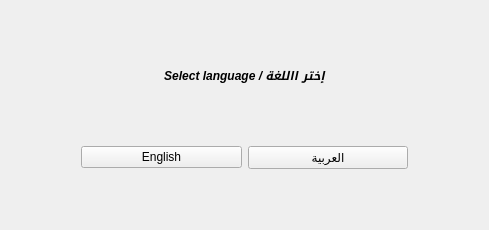
<?xml version="1.0" encoding="UTF-8"?>
<ui version="4.0">
 <class>Form</class>
 <widget class="QWidget" name="Form">
  <property name="geometry">
   <rect>
    <x>0</x>
    <y>0</y>
    <width>489</width>
    <height>230</height>
   </rect>
  </property>
  <property name="minimumSize">
   <size>
    <width>489</width>
    <height>230</height>
   </size>
  </property>
  <property name="maximumSize">
   <size>
    <width>489</width>
    <height>230</height>
   </size>
  </property>
  <property name="windowTitle">
   <string>Form</string>
  </property>
  <layout class="QVBoxLayout" name="verticalLayout_2">
   <item>
    <layout class="QVBoxLayout" name="verticalLayout">
     <item>
      <widget class="QLabel" name="label">
       <property name="font">
        <font>
         <family>Noto Sans Bengali UI</family>
         <weight>75</weight>
         <italic>true</italic>
         <bold>true</bold>
        </font>
       </property>
       <property name="text">
        <string>Select language / إختر االلغة</string>
       </property>
       <property name="alignment">
        <set>Qt::AlignCenter</set>
       </property>
      </widget>
     </item>
     <item>
      <layout class="QHBoxLayout" name="horizontalLayout">
       <property name="leftMargin">
        <number>70</number>
       </property>
       <property name="rightMargin">
        <number>70</number>
       </property>
       <property name="bottomMargin">
        <number>50</number>
       </property>
       <item>
        <widget class="QPushButton" name="en">
         <property name="text">
          <string>English</string>
         </property>
        </widget>
       </item>
       <item>
        <widget class="QPushButton" name="ar">
         <property name="text">
          <string>العربية</string>
         </property>
        </widget>
       </item>
      </layout>
     </item>
    </layout>
   </item>
  </layout>
 </widget>
 <resources/>
 <connections/>
</ui>
